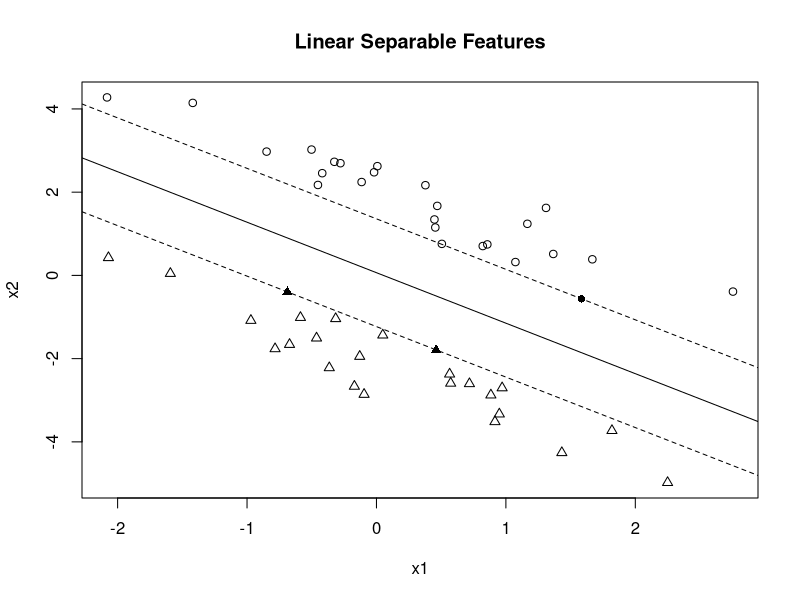
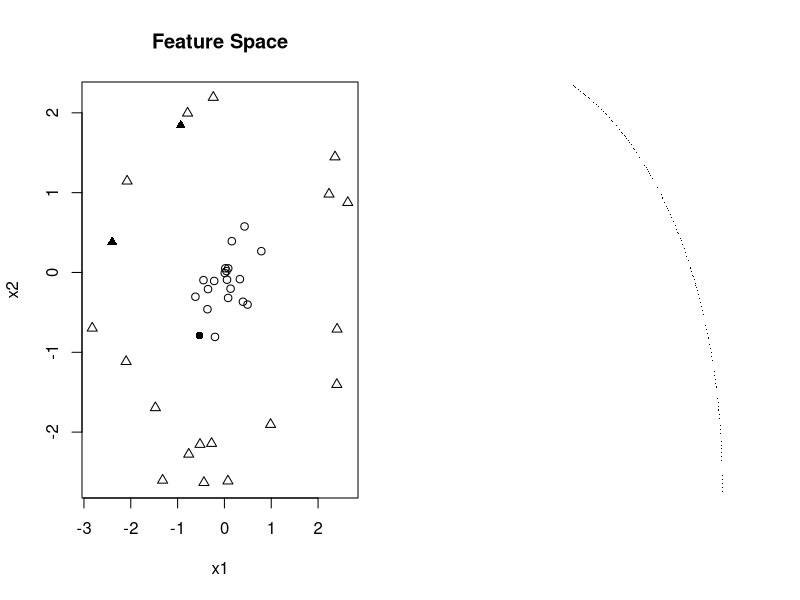
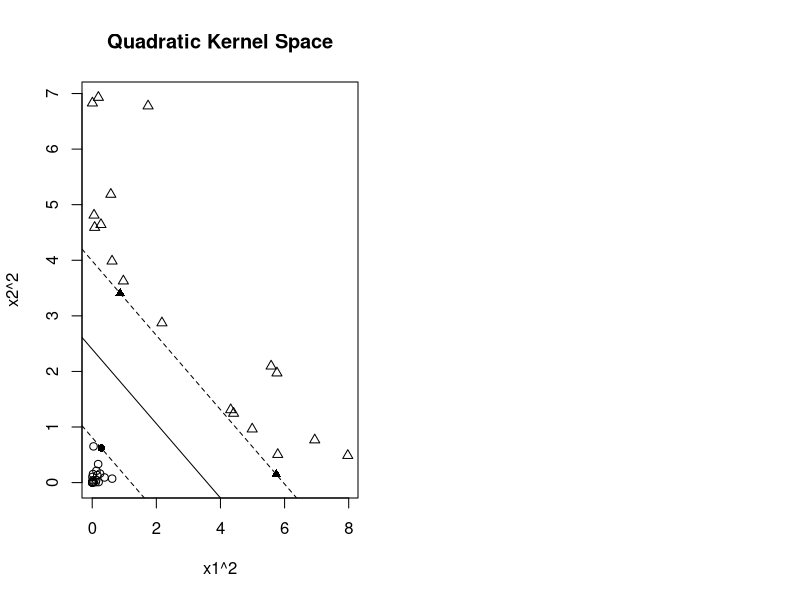
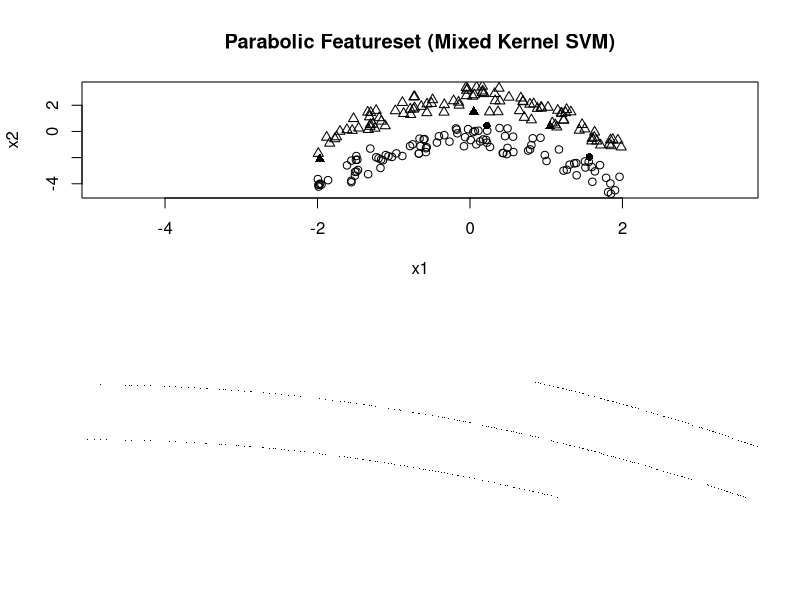
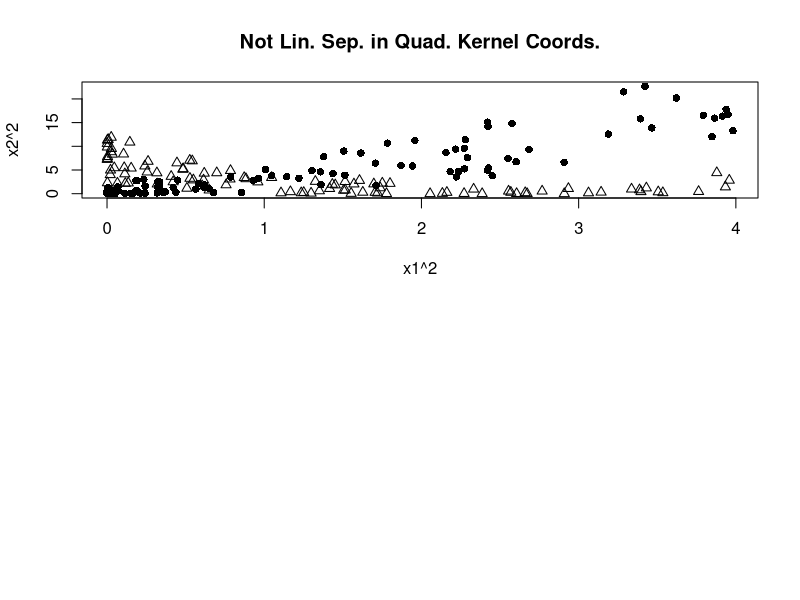

Reproduce these figures in R, in order.
## ---- chunk 1
knitr::opts_chunk$set(
  cache = FALSE, # if TRUE knitr will cache results to reuse in future knits
  fig.width = 4, # the width for plots created by code chunk
  fig.height = 3, # the height for plots created by code chunk
  fig.align = 'center', # how to align graphics. 'left', 'right', 'center'
  dpi = 300, 
  dev = 'png', # Makes each fig a png, and avoids plotting every data point
  # eval = FALSE, # if FALSE, then the R code chunks are not evaluated
  # results = 'asis', # knitr passes through results without reformatting
  echo = TRUE, # if FALSE knitr won't display code in chunk above it's results
  message = TRUE, # if FALSE knitr won't display messages generated by code
  strip.white = TRUE, # if FALSE knitr won't remove white spaces at beg or end of code chunk
  warning = FALSE, # if FALSE knitr won't display warning messages in the doc
  eval = TRUE, # if FALSE knitr doesn't run any code blocks
  error = TRUE) # report errors
## ---- chunk 2
# require('kernlab')
library(tidyverse)
library(kernlab)

?kernlab::ksvm

kfunction <- function(linear = 0, quadratic = 0) {
  k <- function(x, y)  {
    linear * sum((x) * (y)) + quadratic * sum((x ^ 2) * (y ^ 2))
  }
  class(k) <- "kernel"
  k
}
## ---- chunk 3
n <- 25
a1 <- rnorm(n)
a2 <- 1 - a1 + 2 * runif(n)
b1 <- rnorm(n)
b2 <- -1 - b1 - 2 * runif(n)
x <- rbind(matrix(cbind(a1, a2), , 2), matrix(cbind(b1, b2), , 2))
y <- matrix(c(rep(1, n), rep(-1, n)))

glimpse(x)
glimpse(y)
## ---- chunk 4
svp <- ksvm(
  x,
  y,
  type = "C-svc",
  C = 100,
  kernel = kfunction(1, 0),
  scaled = c()
)
## ---- chunk 5
{
  plot(
    c(min(x[, 1]), max(x[, 1])),
    c(min(x[, 2]), max(x[, 2])),
    type = 'n',
    xlab = 'x1',
    ylab = 'x2'
  )
  title(main = 'Linear Separable Features')
}
ymat <- ymatrix(svp)
points(x[-SVindex(svp), 1], x[-SVindex(svp), 2],
       pch = ifelse(ymat[-SVindex(svp)] < 0, 2, 1))
points(x[SVindex(svp), 1], x[SVindex(svp), 2],
       pch = ifelse(ymat[SVindex(svp)] < 0, 17, 16))

# Extract w and b from the model
w <- colSums(coef(svp)[[1]] * x[SVindex(svp),])
b <- b(svp)

# Draw the lines
abline(b / w[2], -w[1] / w[2])
abline((b + 1) / w[2], -w[1] / w[2], lty = 2)
abline((b - 1) / w[2], -w[1] / w[2], lty = 2)
## ---- chunk 6
library('kernlab')
kfunction <- function(linear = 0, quadratic = 0)
{
  k <- function(x, y)
  {
    linear * sum((x) * (y)) + quadratic * sum((x ^ 2) * (y ^ 2))
  }
  class(k) <- "kernel"
  k
}

n = 20
r = runif(n)
a = 2 * pi * runif(n)
a1 = r * sin(a)
a2 = r * cos(a)
r = 2 + runif(n)
a = 2 * pi * runif(n)
b1 = r * sin(a)
b2 = r * cos(a)
x = rbind(matrix(cbind(a1, a2), , 2), matrix(cbind(b1, b2), , 2))
y <- matrix(c(rep(1, n), rep(-1, n)))

glimpse(x)
glimpse(r)
## ---- chunk 7
svp <-
  ksvm(
    x,
    y,
    type = "C-svc",
    C = 100,
    kernel = kfunction(0, 1),
    scaled = c()
  )
par(mfrow = c(1, 2))
plot(
  c(min(x[, 1]), max(x[, 1])),
  c(min(x[, 2]), max(x[, 2])),
  type = 'n',
  xlab = 'x1',
  ylab = 'x2'
)
title(main = 'Feature Space')
ymat <- ymatrix(svp)
points(x[-SVindex(svp), 1], x[-SVindex(svp), 2], 
       pch = ifelse(ymat[-SVindex(svp)] < 0, 2, 1))
points(x[SVindex(svp), 1], x[SVindex(svp), 2], 
       pch = ifelse(ymat[SVindex(svp)] < 0, 17, 16))
## ---- chunk 8
# Extract w and b from the model
w2 <- colSums(coef(svp)[[1]] * x[SVindex(svp), ] ^ 2)
b <- b(svp)

x1 = seq(min(x[, 1]), max(x[, 1]), 0.01)
x2 = seq(min(x[, 2]), max(x[, 2]), 0.01)

plot.new()

points(-sqrt((b - w2[1] * x2 ^ 2) / w2[2]), x2, pch = 16 , cex = .1)
points(sqrt((b - w2[1] * x2 ^ 2) / w2[2]), x2, pch = 16 , cex = .1)
points(x1, sqrt((b - w2[2] * x1 ^ 2) / w2[1]), pch = 16 , cex = .1)
points(x1,  -sqrt((b - w2[2] * x1 ^ 2) / w2[1]), pch = 16, cex = .1)

points(-sqrt((1 + b - w2[1] * x2 ^ 2) / w2[2]) , x2, pch = 16 , cex = .1)
points(sqrt((1 + b - w2[1] * x2 ^ 2) / w2[2]) , x2,  pch = 16 , cex = .1)
points(x1 , sqrt((1 + b - w2[2] * x1 ^ 2) / w2[1]), pch = 16 , cex = .1)
points(x1 , -sqrt((1 + b - w2[2] * x1 ^ 2) / w2[1]), pch = 16, cex = .1)

points(-sqrt((-1 + b - w2[1] * x2 ^ 2) / w2[2]) , x2, pch = 16 , cex = .1)
points(sqrt((-1 + b - w2[1] * x2 ^ 2) / w2[2]) , x2,  pch = 16 , cex = .1)
points(x1 , sqrt((-1 + b - w2[2] * x1 ^ 2) / w2[1]), pch = 16 , cex = .1)
points(x1 , -sqrt((-1 + b - w2[2] * x1 ^ 2) / w2[1]), pch = 16, cex = .1)

xsq <- x ^ 2
svp <-
  ksvm(
    xsq,
    y,
    type = "C-svc",
    C = 100,
    kernel = kfunction(1, 0),
    scaled = c()
  )

plot(
  c(min(xsq[, 1]), max(xsq[, 1])),
  c(min(xsq[, 2]), max(xsq[, 2])),
  type = 'n',
  xlab = 'x1^2',
  ylab = 'x2^2'
)
title(main = 'Quadratic Kernel Space')
ymat <- ymatrix(svp)
points(xsq[-SVindex(svp), 1], xsq[-SVindex(svp), 2], 
       pch = ifelse(ymat[-SVindex(svp)] < 0, 2, 1))
points(xsq[SVindex(svp), 1], xsq[SVindex(svp), 2], 
       pch = ifelse(ymat[SVindex(svp)] < 0, 17, 16))

# Extract w and b from the model
w <- colSums(coef(svp)[[1]] * xsq[SVindex(svp), ])
b <- b(svp)

# Draw the lines
abline(b / w[2], -w[1] / w[2])
abline((b + 1) / w[2], -w[1] / w[2], lty = 2)
abline((b - 1) / w[2], -w[1] / w[2], lty = 2)
## ---- chunk 9
library('kernlab')

kfunction <- function(linear, quadratic) {
  k <- function(x, y) {
    linear * sum((x) * (y)) + quadratic * sum((x ^ 2) * (y ^ 2))
  }
  class(k) <- "kernel"
  k
}

n <- 100
a1 <- 4 * runif(n) - 2
a2 <- 1 - a1 ^ 2 - 0.5 - 2 * runif(n)
b1 <- 4 * runif(n) - 2
b2 <- 1 - b1 ^ 2 + 0.5 + 2 * runif(n)

x <- rbind(matrix(cbind(a1, a2), , 2), matrix(cbind(b1, b2), , 2))
y <- matrix(c(rep(1, n), rep(-1, n)))

glimpse(x)
glimpse(y)
## ---- chunk 10
center_kernel <- function(kernel) {
  m <- length(kernel[, 1])
  ones <- matrix(rep(1, m), m)
  (diag(m) - ones %*% t(ones) / m) * kernel * (diag(m) - ones %*% t(ones) / m)
}
f_product <- function(x, y) {
  sum(diag(crossprod(t(x), y)))
}
f_norm <- function(x) {
  sqrt(f_product(x, x))
}
kernel_alignment <- function(x, y) {
  f_product(x, y) / (f_norm(x) * f_norm(y))
}

x_kernel1 <- kernelMatrix(kfunction(1, 0), x)
y_kernel  <- y %*% t(y)
x_kernel2 <- kernelMatrix(kfunction(0, 1), x)

x_kernel1_c <- center_kernel(x_kernel1)
x_kernel2_c <- center_kernel(x_kernel2)

y_kernel_c <- center_kernel(y_kernel)

alignment1 <- kernel_alignment(x_kernel1_c, y_kernel_c)
alignment2 <- kernel_alignment(x_kernel2_c, y_kernel_c)

x_kernel3 <- kernelMatrix(kfunction(alignment1, alignment2), x)
x_kernel3_c <- center_kernel(x_kernel3)
alignment3 <- kernel_alignment(x_kernel3_c, y_kernel_c)
## ---- chunk 11
svp <- ksvm(
  x,
  y,
  type = "C-svc",
  C = 100,
  kernel = kfunction(alignment1, alignment2),
  scaled = c()
)
par(mfrow = c(2, 1))
plot(
  c(min(x[]), max(x[])),
  c(min(x[]), max(x[])),
  type = 'n',
  xlab = 'x1',
  ylab = 'x2'
)
title(main = 'Parabolic Featureset (Mixed Kernel SVM)')
ymat <- ymatrix(svp)
points(x[-SVindex(svp), 1], x[-SVindex(svp), 2], 
       pch = ifelse(ymat[-SVindex(svp)] < 0, 2, 1))
points(x[SVindex(svp), 1], x[SVindex(svp), 2], 
       pch = ifelse(ymat[SVindex(svp)] < 0, 17, 16))
## ---- chunk 12
plot.new()

# Extract w and b from the model
w <- colSums(coef(svp)[[1]] * (alignment1 * x[SVindex(svp),]))
v <- colSums(coef(svp)[[1]] * (alignment2 * x[SVindex(svp),] ^ 2))
b <- b(svp)

x1 = seq(min(x[]), max(x[]), 0.01)
x2 = seq(min(x[]), max(x[]), 0.01)

points(sqrt((b - w[2] * x2 - v[2] * x2 ^ 2) / v[1] +
              (w[1] / (2 * v[1])) ^2) - w[1] / (2 * v[1]), x2, pch = 16, cex = .1)
points(-sqrt((b - w[2] * x2 - v[2] * x2 ^ 2) / v[1] + 
               (w[1] / (2 * v[1])) ^2) - w[1] / (2 * v[1]), x2, pch = 16, cex = .1)
points(x1, sqrt((b - w[1] * x1 - v[1] * x1 ^ 2) / v[2] + 
                  (w[2] / (2 * v[2])) ^2) - w[2] / (2 * v[2]), pch = 16, cex = .1)
points(x1, -sqrt((b - w[1] * x1 - v[1] * x1 ^ 2) / v[2] + 
                   (w[2] / (2 * v[2])) ^2) - w[2] / (2 * v[2]), pch = 16, cex = .1)

points(sqrt((1 + b - w[2] * x2 - v[2] * x2 ^ 2) / v[1] + 
              (w[1] / (2 * v[1])) ^2) - w[1] / (2 * v[1]), x2, pch = 16, cex = .1)
points(-sqrt((1 + b - w[2] * x2 - v[2] * x2 ^ 2) / v[1] + 
               (w[1] / (2 * v[1])) ^2) - w[1] / (2 * v[1]), x2, pch = 16, cex = .1)
points(x1, sqrt((1 + b - w[1] * x1 - v[1] * x1 ^ 2) / v[2] + 
                  (w[2] / (2 * v[2])) ^ 2) - w[2] / (2 * v[2]), pch = 16, cex = .1)
points(x1, -sqrt((1 + b - w[1] * x1 - v[1] * x1 ^ 2) / v[2] + 
                   (w[2] / (2 *v[2])) ^ 2) - w[2] / (2 * v[2]), pch = 16, cex = .1)

points(sqrt((-1 + b - w[2] * x2 - v[2] * x2 ^ 2) / v[1] + 
              (w[1] / (2 * v[1])) ^2) - w[1] / (2 * v[1]), x2, pch = 16, cex = .1)
points(-sqrt((-1 + b - w[2] * x2 - v[2] * x2 ^ 2) / v[1] + 
               (w[1] / (2 *v[1])) ^ 2) - w[1] / (2 * v[1]), x2, pch = 16, cex = .1)
points(x1, sqrt((-1 + b - w[1] * x1 - v[1] * x1 ^ 2) / v[2] + 
                  (w[2] / (2 * v[2])) ^ 2) - w[2] / (2 * v[2]), pch = 16, cex = .1)
points(x1, -sqrt((-1 + b - w[1] * x1 - v[1] * x1 ^ 2) / v[2] + 
                   (w[2] / (2 * v[2])) ^ 2) - w[2] / (2 * v[2]), pch = 16, cex = .1)
## ---- chunk 13
plot(x[] ^ 2,
     type = 'n',
     xlab = 'x1^2',
     ylab = 'x2^2')
title(main = 'Not Lin. Sep. in Quad. Kernel Coords.')
points(x[1:100,] ^ 2, pch = 16)
points(x[101:200,] ^ 2, pch = 2)
